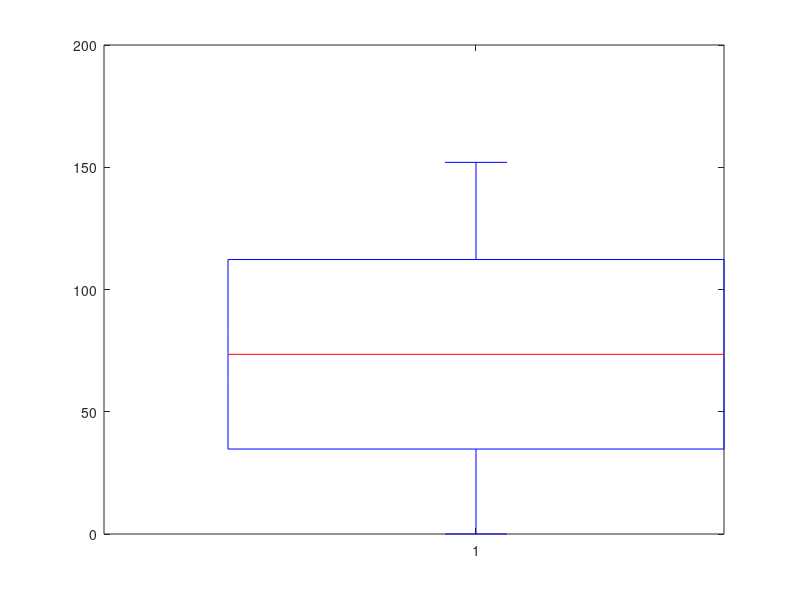

Source code (MATLAB):
function worldhappines() %We create function

load('WorldHappiness.mat') %The file in which the Workspace data is saved has been read in the function

fprintf('\n 1) Corruption \n 2) Freedom \n 3) Generosity \n 4) HealthyLife  \n 5) LogoGDP \n 6) NegativeAffect \n 7) PositiveAffect \n 8) SDofLadder \n 9) SocialSupport \n 10) Centered Data Maxrix'); %A menu was created with this command. The description to be written was added to the screen and the bottom line was passed after each number using the expression '\n'.
 
n=input('\n Enter a number for attiribute (1-10): '); %The user was asked to type a number according to the menu printed on the screen.
 
%Using the if-elseif-end structure, the attribute results that the user wanted to achieve were defined according to the number he selected from the menu.


        if (n==1) %When the user presses 1, they will be able to reach the results of the Corruption attribute.
        disp('Corruption')
        disp('Mean: ')%Mean printed on screen.
        disp(mean(Corruption))%Average finds.
        disp('Median: ' )
        disp(median(Corruption))%Median number found in the vector.
        disp('Sum: ' )
        disp(sum(Corruption))%Matrix elements were made in addition to   column by column.
        disp('Max: ' )
        disp(max(Corruption))%Finds the largest element of the Matrix.
        disp('Range: ' )
        disp(range(Corruption))%Finds the range of values.
        disp('Skewness: ' )
        disp(skewness(Corruption))%Find skewness 
        disp('Kurtosis: ' )
        disp(kurtosis(Corruption))%Find kurtosis 
        disp('Boxplot: ' )
        disp(boxplot(Corruption))%Create a boxplot for data
        disp('Number of outliers is: ' )
        sum(isoutlier(Corruption))%calculating number of outliers.
 
   
        elseif n==2     
        disp('Freedom')
        disp('Mean: ' )
        disp(mean(Freedom))
        disp('Median: ' )
        disp(median(Freedom))
        disp('Sum: ' )
        disp(sum(Freedom))
        disp('Max: ' )
        disp(max(Freedom))
        disp('Range: ' )
        disp(range(Freedom))
        disp('Skewness: ' )
        disp(skewness(Freedom))
        disp('Kurtosis: ' )
        disp(kurtosis(Freedom))
        disp('Boxplot: ' )
        disp(boxplot(Freedom))
        disp('Number of outliers is: ' )
        sum(isoutlier(Freedom))
        
        elseif n==3         
        disp('Generosity')
        disp('Mean: ' )
        disp(mean(Generosity))
        disp('Median: ' )
        disp(median(Generosity))
        disp('Sum: ' )
        disp(sum(Generosity))
        disp('Max: ' )
        disp(max(Generosity))
        disp('Range: ' )
        disp(range(Generosity))
        disp('Skewness: ' )
        disp(skewness(Generosity))
        disp('Kurtosis: ' )
        disp(kurtosis(Generosity))
        disp('Boxplot: ' )
        disp(boxplot(Generosity))
        disp('Number of outliers is: ' )
        sum(isoutlier(Generosity))
   
        elseif n==4         
        disp('HealhtyLife' )
        disp('Mean: ' )
        disp(mean(Healthylifeexpectancy))
        disp('Median: ' )
        disp(median(Healthylifeexpectancy))
        disp('Sum: ' )
        disp(sum(Healthylifeexpectancy))
        disp('Max: ' )
        disp(max(Healthylifeexpectancy))
        disp('Range: ' )
        disp(range(Healthylifeexpectancy))
        disp('Skewness: ' )
        disp(skewness(Healthylifeexpectancy))
        disp('Kurtosis: ' )
        disp(kurtosis(Healthylifeexpectancy))
        disp('Boxplot: ' )
        disp(boxplot(Healthylifeexpectancy))
        disp('Number of outliers is: ' )
        sum(isoutlier(Healthylifeexpectancy))
        
        elseif n==5
        disp('LogoGDP')
        disp('Mean:' )
        disp(mean(LogofGDPpercapita))
        disp('Median:' )
        disp(median(LogofGDPpercapita))
        disp('Sum:' )
        disp(sum(LogofGDPpercapita))
        disp('Max:' )
        disp(max(LogofGDPpercapita))
        disp('Range:' )
        disp(range(LogofGDPpercapita))
        disp('Skewness:' )
        disp(skewness(LogofGDPpercapita))
        disp('Kurtosis:' )
        disp(kurtosis(LogofGDPpercapita))
        disp('Boxplot:' )
        disp(boxplot(LogofGDPpercapita))
        disp('Number of outliers is: ' )
        sum(isoutlier(LogofGDPpercapita))
        
        elseif n==6
        disp('NegativeAffect')
        disp('Mean: ' )
        disp(mean(Negativeaffect))
        disp('Median: ' )
        disp(median(Negativeaffect))
        disp('Sum: ' )
        disp(sum(Negativeaffect))
        disp('Max: ' )
        disp(max(Negativeaffect))
        disp('Range: ' )
        disp(range(Negativeaffect))
        disp('Skewness: ' )
        disp(skewness(Negativeaffect))
        disp('Kurtosis: ' )
        disp(kurtosis(Negativeaffect))
        disp('Boxplot: ' )
        disp(boxplot(Negativeaffect))
        disp('Number of outliers is: ' )
        sum(isoutlier(Negativeaffect))
       
        elseif n==7
        disp('PositiveAffect')
        disp('Mean: ' )
        disp(mean(Positiveaffect))
        disp('Median: ' )
        disp(median(Positiveaffect))
        disp('Sum: ' )
        disp(sum(Positiveaffect))
        disp('Max: ' )
        disp(max(Positiveaffect))
        disp('Range: ' )
        disp(range(Positiveaffect))
        disp('Skewness: ' )
        disp(skewness(Positiveaffect))
        disp('Kurtosis: ' )
        disp(kurtosis(Positiveaffect))
        disp('Boxplot: ' )
        disp(boxplot(Positiveaffect))
        disp('Number of outliers is: ' )
        sum(isoutlier(Positiveaffect))
        
        elseif n==8
        disp('SDofLadder')
        disp('Mean: ' )
        disp(mean(SDofLadder))
        disp('Median: ' )
        disp(median(SDofLadder))
        disp('Sum: ' )
        disp(sum(SDofLadder))
        disp('Max: ' )
        disp(max(SDofLadder))
        disp('Range: ' )
        disp(range(SDofLadder))
        disp('Skewness: ' )
        disp(skewness(SDofLadder))
        disp('Kurtosis: ' )
        disp(kurtosis(SDofLadder))
        disp('Boxplot: ' )
        disp(boxplot(SDofLadder))
        disp('Number of outliers is: ' )
        sum(isoutlier(SDofLadder))
        
        elseif n==9
        disp('SocialSupport')
        disp('Mean: ' )
        disp(mean(Socialsupport))
        disp('Median:  ' )
        disp(median(Socialsupport))
        disp('Sum: ' )
        disp(sum(Socialsupport))
        disp('Max: ' )
        disp(max(Socialsupport))
        disp('Range: ' )
        disp(range(Socialsupport))
        disp('Skewness: ' )
        disp(skewness(Socialsupport))
        disp('Kurtosis: ' )
        disp(kurtosis(Socialsupport))
        disp('Boxplot: ' )
        disp(boxplot(Socialsupport))
        disp('Number of outliers is: ' )
        sum(isoutlier(Socialsupport))
       
        elseif n==10
        disp('Centered Data Matrix: ')%Find the centered data marrix.
        A=[Matrix];
        tA = A';
        meanA = mean(A);
        centered = A' - meanA';
        disp(centered)%Prints the result defined by the formula on the slide.
        
            
        else %Warning was given for the values entered in the menu outside.
        disp('Invalid Selection')
        
        end
end

